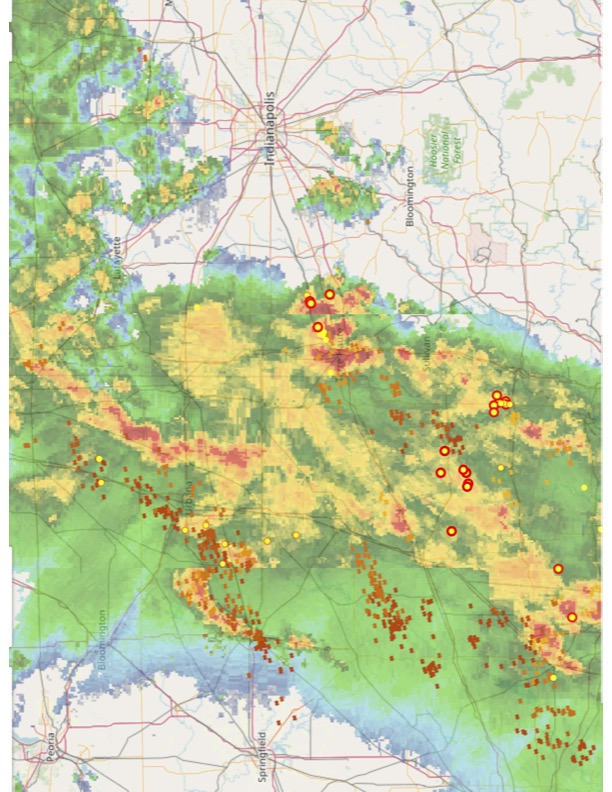
#> input picture radar_img_1.jpg, 612 x 792 px
$ python -i contours.py   (imports and definitions only)
#> lines starting #> are read from the running program, lines starting #| are printed output that depends on the picture; after the words box and inside, x2 and y2 are one past the last pixel; in counts of white or black regions, pixels touching at a corner belong together
#> further down, picture is the input picture: shape (792, 612, 3); mean B, G, R 164.2, 204.1, 194.4
# Calculates and displays contours on radar images

import cv2
import radar_scrape as rs

# Important color tuples and constant values
STRUCT_ELE_SIZE = (3, 3)  # For detail/cell blurring and line removal
CONTOUR_THRESHOLD = 50

yellow_lower = (15, 90, 90)
yellow_higher = (36, 255, 255)
red_lower_A = (0, 120, 120)  # Red range wraps across HSV value boundaries for Hue
red_higher_A = (10, 255, 255)
red_lower_B = (170, 120, 120)
red_higher_B = (180, 255, 255)
blue_lower = (90, 200, 200)
blue_higher = (115, 255, 255)


# Merge together groups of smaller cells, simplifies general shape of cells
def simplify_img(img):
    pass

# [7 lines left out: function find_centroids, not called in this run]

# Removes county/state lines in colored cells, returns a modified mask (binary image)
def remove_lines(img):
    # Kernel shape is a cross due to rigid horizontal/vertical nature of borders
    kernel = cv2.getStructuringElement(cv2.MORPH_CROSS, STRUCT_ELE_SIZE)
    removed = cv2.morphologyEx(img, cv2.MORPH_CLOSE, kernel)
    return removed


# Isolates cells of interest, returns storm cell shapes for contour detection purposes
def hsv_thresh(img):
    hsv_img = cv2.cvtColor(img, cv2.COLOR_BGR2HSV)
#> hsv_img: shape (792, 612, 3); mean H, S, V 43.3, 64.5, 211.7

    # Creating components of color mask (include red, yellow, and blue colors)
    yel_thresh = cv2.inRange(hsv_img, yellow_lower, yellow_higher)
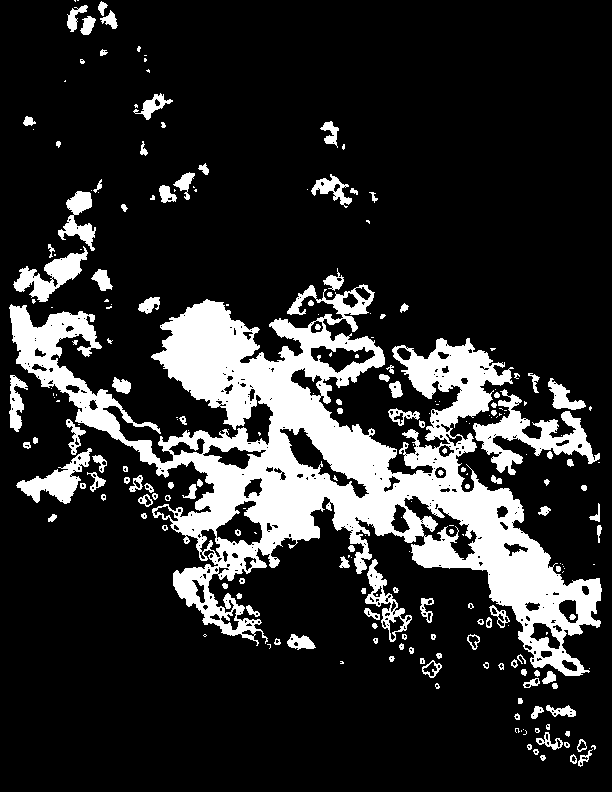
#> yel_thresh: shape (792, 612); 17.6% white; 235 white regions (100 under 20 px), largest, box (x1, y1, x2, y2) and area: (9, 284, 602, 676) 66071, (473, 389, 600, 475) 3428, (13, 246, 88, 302) 1569
    red_thresh1 = cv2.inRange(hsv_img, red_lower_A, red_higher_A)
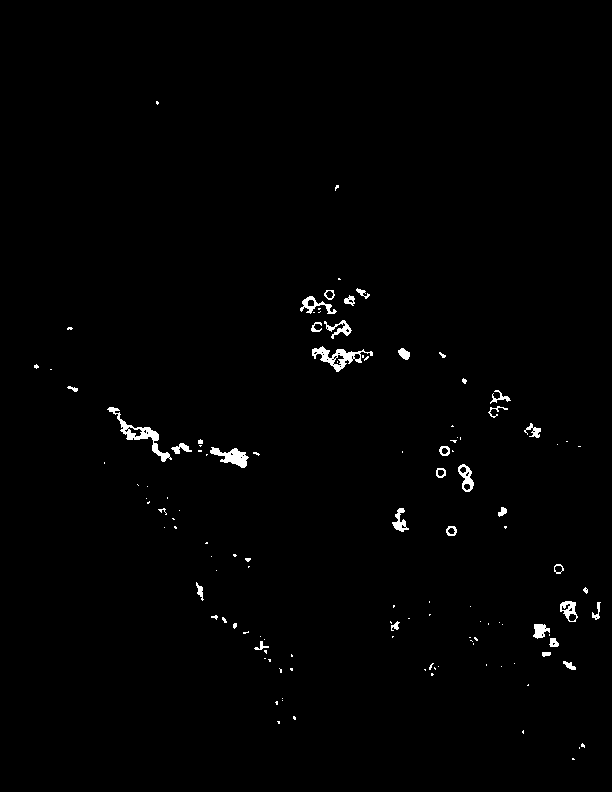
#> red_thresh1: shape (792, 612); 0.96% white; 124 white regions (88 under 20 px), largest, box (x1, y1, x2, y2) and area: (107, 407, 172, 462) 595, (312, 346, 373, 372) 533, (210, 447, 249, 468) 397
    red_thresh2 = cv2.inRange(hsv_img, red_lower_B, red_higher_B)
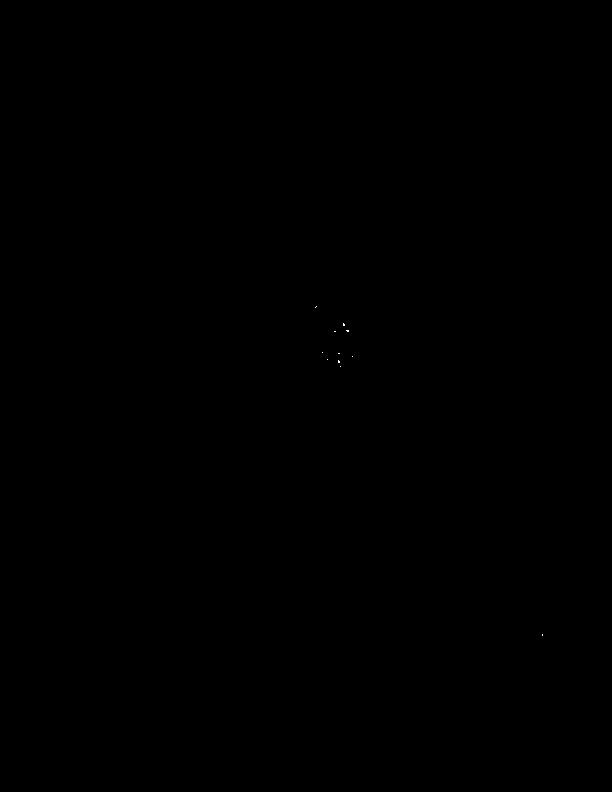
#> red_thresh2: shape (792, 612); 0.01% white in thin lines or dots, all inside (x1, y1, x2, y2) = (315, 306, 543, 636)
    blu_thresh = cv2.inRange(hsv_img, blue_lower, blue_higher)
#> blu_thresh: shape (792, 612); every value is 0

    mask = remove_lines(yel_thresh + red_thresh1 + red_thresh2 + blu_thresh)
#> in remove_lines, `removed = cv2.morphologyEx(img, cv2.MORPH_CLOSE, kernel)`:
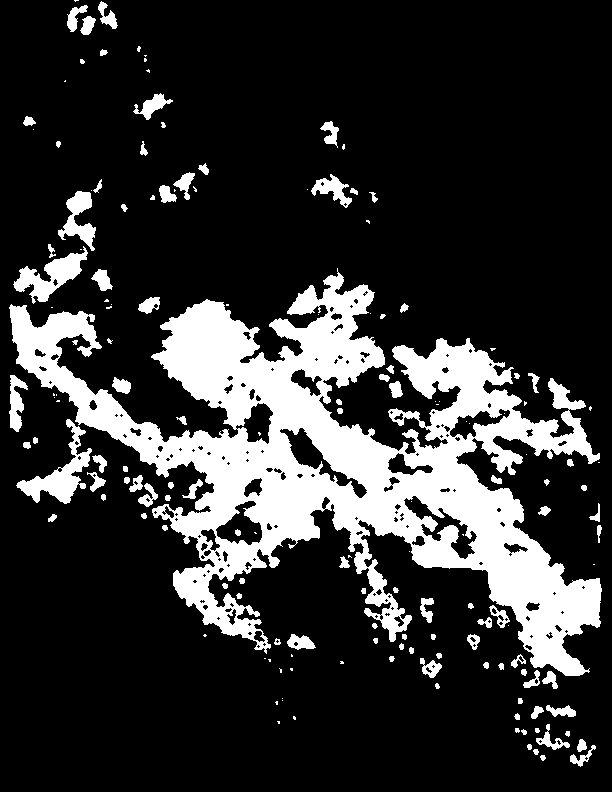
#> removed: shape (792, 612); 19.6% white; 163 white regions (58 under 20 px), largest, box (x1, y1, x2, y2) and area: (9, 268, 602, 676) 80598, (16, 419, 92, 504) 1899, (13, 246, 88, 304) 1628
#> in remove_lines, `removed = cv2.morphologyEx(img, cv2.MORPH_CLOSE, kernel)`:
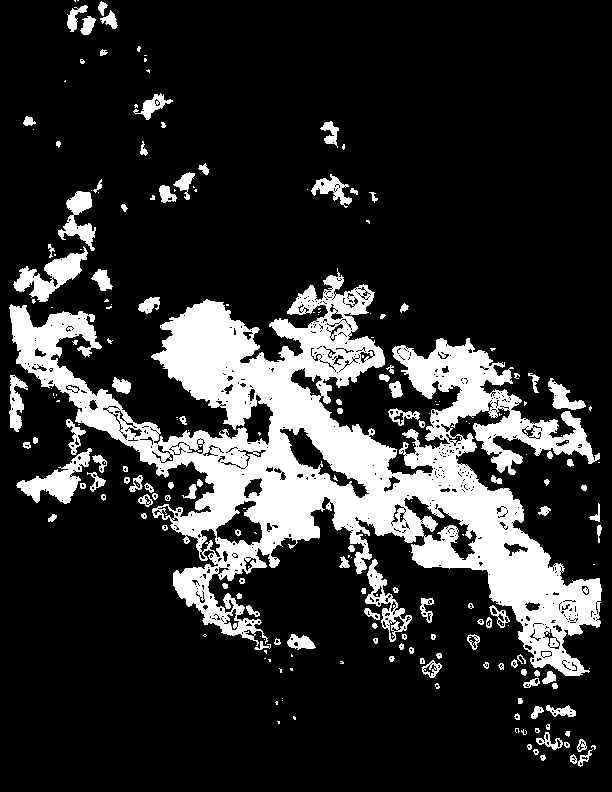
#> img: shape (792, 612); 18.6% white; 226 white regions (105 under 20 px), largest, box (x1, y1, x2, y2) and area: (9, 268, 602, 676) 74451, (13, 246, 88, 302) 1569, (16, 448, 92, 504) 1529
    return mask


# Finds contours of cells of interest [Assume that input image is already binary]
# Returns a list of relevant contours in the image
# [45 lines left out: functions find_contours, display_img, plot_point, main, not called in this run]

# [2 lines not run here, left out]

>>> import cv2
>>> picture = cv2.imread('../radar_img_1.jpg')
>>> result = hsv_thresh(picture)
